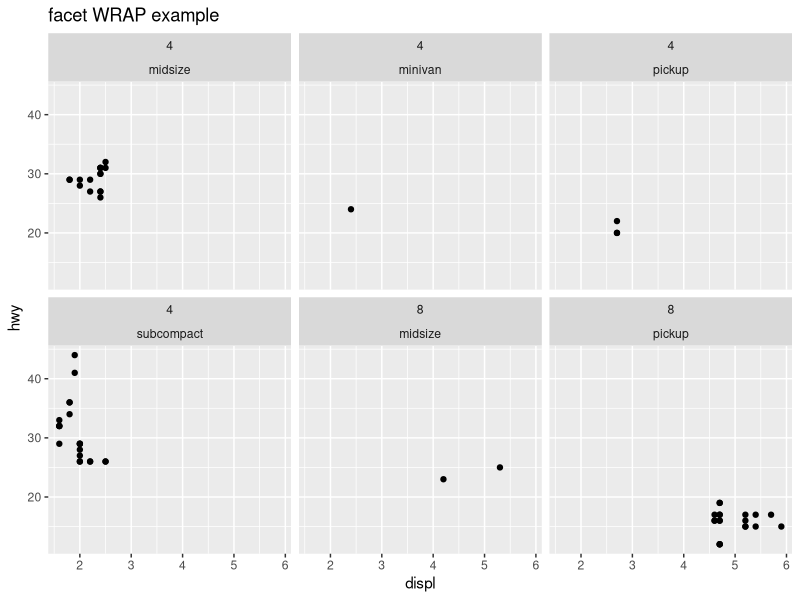
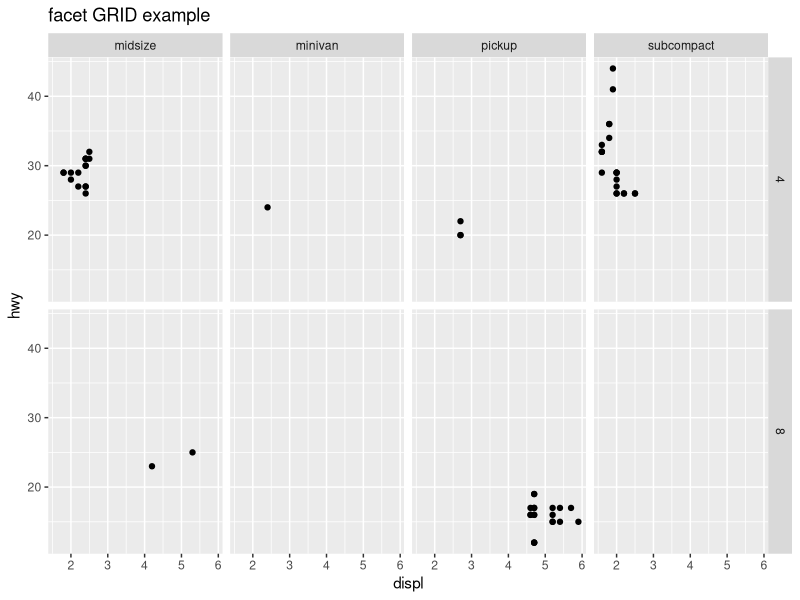
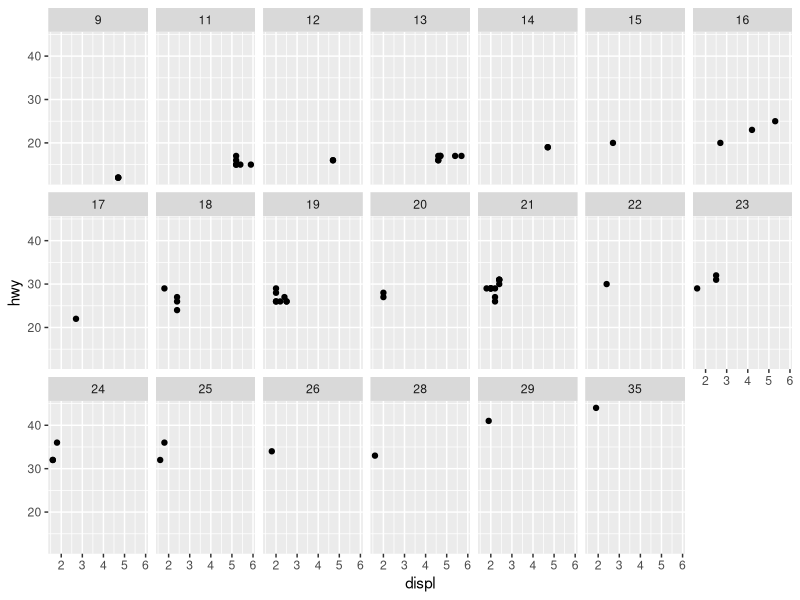
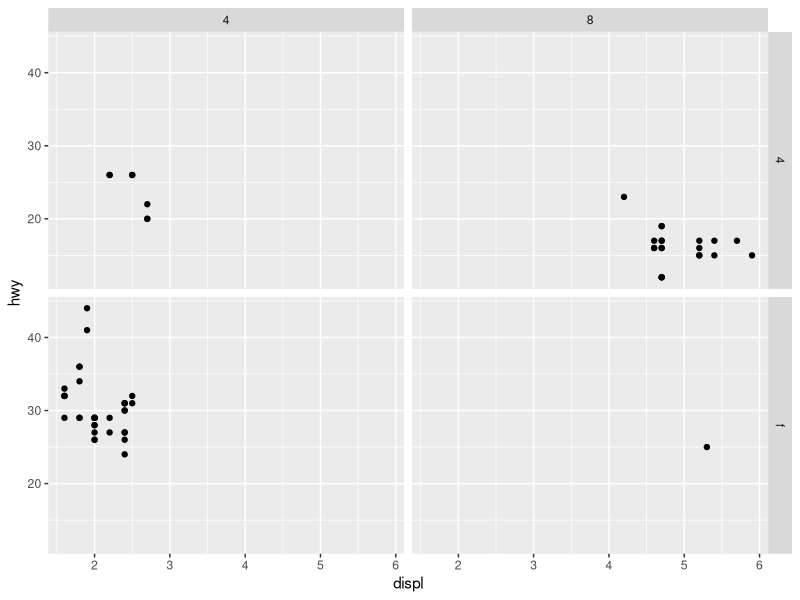
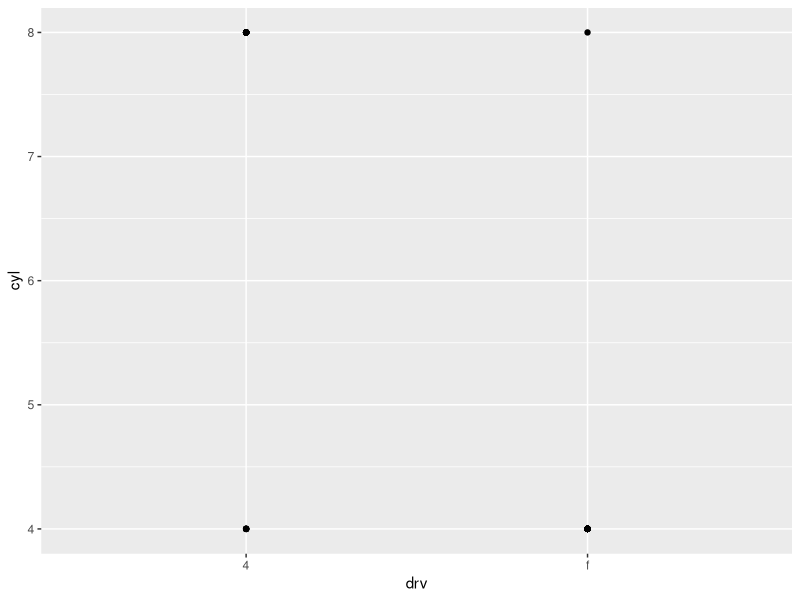
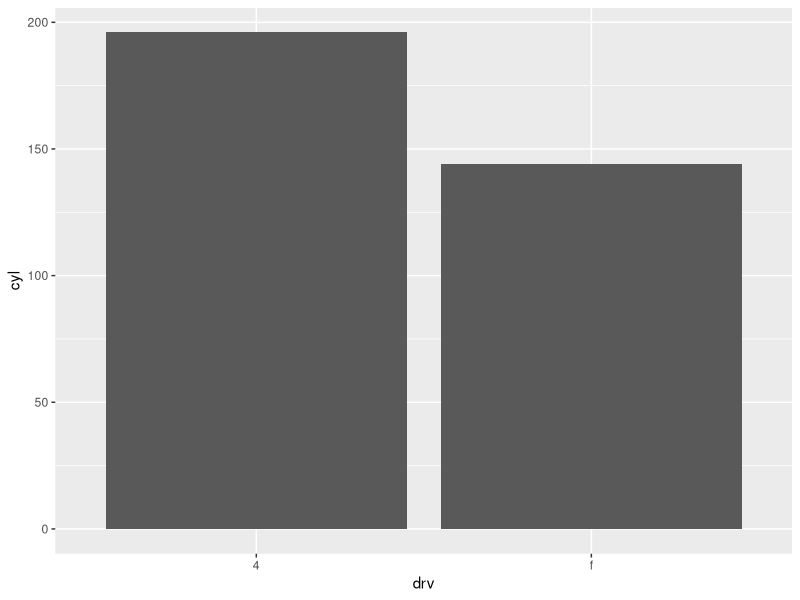
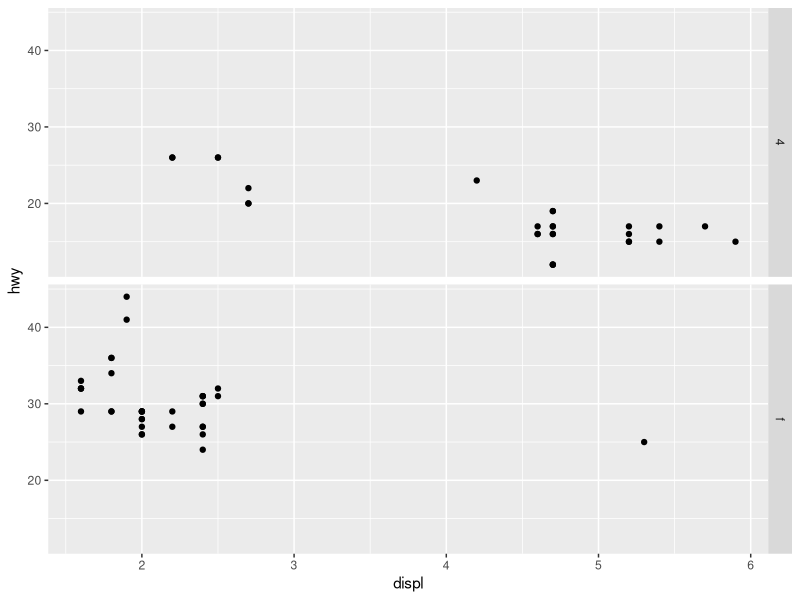
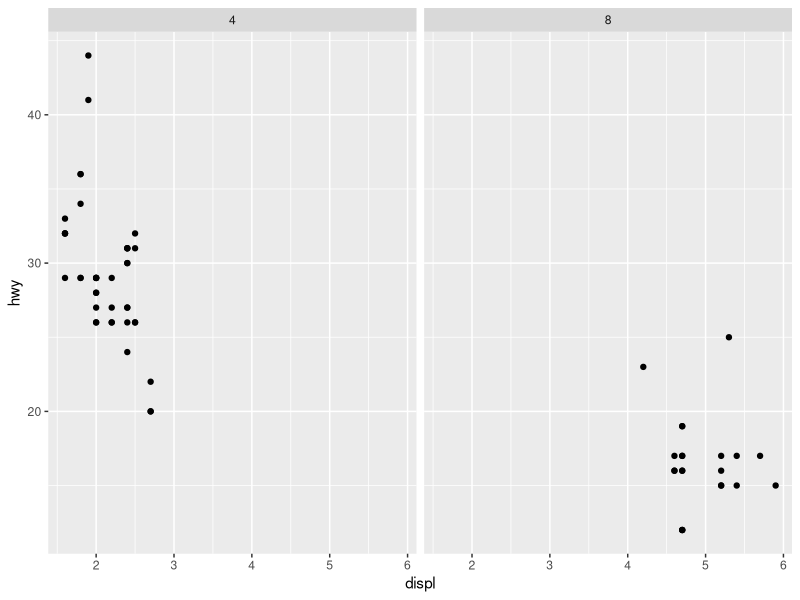

Write R code to recreate these figures, in order.
## ---- chunk 1
knitr::opts_chunk$set(echo = TRUE)
library(tidyverse)
library(ggplot2)
library(plyr)
## ---- chunk 2

# use smaller data set for facets example
mpg_ex <- subset(mpg, cyl != 5 & cyl!=6 & drv %in% c("4", "f") 
                 & class != "2seater" & class!="compact" & class!= "suv")

 ggplot(data = mpg_ex) + 
    geom_point(mapping = aes(x = displ, y = hwy)) +
    facet_wrap(cyl~class)  +
  labs(title="facet WRAP example")

## ---- chunk 3
 ggplot(data = mpg_ex) + 
    geom_point(mapping = aes(x = displ, y = hwy)) +
    facet_grid(cyl~class) +
  labs(title="facet GRID example")
## ---- chunk 4
   ggplot(data = mpg_ex) + 
    geom_point(mapping = aes(x = displ, y = hwy)) +
    facet_wrap(. ~ cty, nrow=3)

## ---- chunk 5
 ggplot(data = mpg_ex) + 
   geom_point(mapping = aes(x = displ, y = hwy)) +
    facet_grid(drv~cyl)
    
## ---- chunk 6
 ggplot(data = mpg_ex) + 
   geom_point(mapping = aes(x = drv, y = cyl))
## ---- chunk 7
 ggplot(data = mpg_ex) + 
   geom_col(mapping = aes(x = drv, y=cyl))

## ---- chunk 8
 ggplot(data = mpg_ex) + 
    geom_point(mapping = aes(x = displ, y = hwy)) +
    facet_grid(drv ~ .)
 ggplot(data = mpg_ex) + 
    geom_point(mapping = aes(x = displ, y = hwy)) +
    facet_grid(. ~ cyl)
 
## ---- chunk 9
   ggplot(data = mpg_ex) + 
     geom_point(mapping = aes(x = displ, y = hwy)) +
     facet_wrap(~ class, nrow=2)
## ---- chunk 10
   ggplot(data = mpg_ex) + 
     geom_point(mapping = aes(x = displ, y = hwy, color=class))
## ---- chunk 11
 ggplot(data = mpg) + 
   geom_point(mapping = aes(x = displ, y = hwy)) +
   facet_grid( cyl~ drv, scales = "fixed")

 ggplot(data = mpg) + 
   geom_point(mapping = aes(x = displ, y = hwy)) +
   facet_wrap( drv~cyl, scales = "fixed")
## ---- chunk 12
ggplot(data = mpg, mapping = aes(x = displ, y = hwy)) +
  geom_line()
## ---- chunk 13
ggplot(data = mpg, mapping = aes(x = displ, y = hwy, group = drv)) +
  geom_boxplot()
## ---- chunk 14
ggplot(data = mpg, mapping = aes(x = displ)) +
  geom_histogram()
## ---- chunk 15
ggplot(data = mpg, mapping = aes(x = displ, y = hwy, color = drv))

## ---- chunk 16
ggplot(data = mpg, mapping = aes(x = displ, y = hwy, color = drv)) + 
  geom_point() + 
  geom_smooth(se = FALSE)
## ---- chunk 17
ggplot(data = mpg, mapping = aes(x = displ, y = hwy, color = drv)) + 
  geom_point() + 
  geom_smooth(show.legend = FALSE)

ggplot(data = mpg, mapping = aes(x = displ, y = hwy, color = drv)) + 
  geom_point() + 
  geom_smooth()
## ---- chunk 18
ggplot(data = mpg, mapping = aes(x = displ, y = hwy, color = drv)) + 
  geom_point() + 
  geom_smooth(se = FALSE)
#?geom_smooth

ggplot(data = mpg, mapping = aes(x = displ, y = hwy, color = drv)) + 
  geom_point() + 
  geom_smooth()
## ---- chunk 19
ggplot(data = mpg, mapping = aes(x = displ, y = hwy)) + 
  geom_point() + 
  geom_smooth()

ggplot() + 
  geom_point(data = mpg, mapping = aes(x = displ, y = hwy)) + 
  geom_smooth(data = mpg, mapping = aes(x = displ, y = hwy))
## ---- chunk 20
ggplot(data = mpg, mapping = aes(x = displ, y = hwy)) + 
  geom_point() + 
  geom_smooth(se = FALSE)
## ---- chunk 21
ggplot(data = mpg, mapping = aes(x = displ, y = hwy)) + 
  geom_point() + 
  geom_smooth(se = FALSE)
## ---- chunk 22
ggplot(data = mpg, mapping = aes(x = displ, y = hwy, color = drv)) + 
  geom_point() + 
  geom_smooth(se = FALSE)
## ---- chunk 23
ggplot(data = mpg, mapping = aes(x = displ, y = hwy)) + 
  geom_point(mapping = aes(color = drv)) + 
    geom_smooth(se = FALSE, show.legend = FALSE)
## ---- chunk 24
ggplot(data = mpg, mapping = aes(x = displ, y = hwy)) + 
  geom_point(mapping = aes(color = drv)) +
  geom_smooth(mapping = aes(linetype = drv), se = FALSE)
## ---- chunk 25
ggplot(data = mpg, mapping = aes(x = displ, y = hwy)) + 
  geom_point(mapping = aes(fill = drv), shape = 21, stroke = 2, color = "white", size = 3)
## ---- chunk 26
ggplot(data = diamonds) + 
  stat_summary(
    mapping = aes(x = cut, y = depth),
    fun.min = min,
    fun.max = max,
    fun = median
  )
## ---- chunk 27
# d <- diamonds %>% 
#   group_by(cut) %>% 
#   summarise(min = min(depth), max = max(depth), median = median(depth))
# 
# ggplot(data = d) +
#   geom_pointrange(aes(x = cut, y = median, ymin = min, ymax = max))
## ---- chunk 28
ggplot(data = diamonds) + 
  geom_bar(mapping = aes(x = cut, y = ..prop..))
## ---- chunk 29
ggplot(data = diamonds) + 
  geom_bar(mapping = aes(x = cut, colour = cut))
ggplot(data = diamonds) + 
  geom_bar(mapping = aes(x = cut, fill = cut))
## ---- chunk 30
ggplot(data = diamonds) + 
  geom_bar(mapping = aes(x = cut, fill = clarity))
## ---- chunk 31
ggplot(data = diamonds, mapping = aes(x = cut, fill = clarity)) + 
  geom_bar(alpha = 1/5, position = "identity")
ggplot(data = diamonds, mapping = aes(x = cut, colour = clarity)) + 
  geom_bar(fill = NA, position = "identity")
## ---- chunk 32
ggplot(data = diamonds) + 
  geom_bar(mapping = aes(x = cut, fill = clarity), position = "fill")
## ---- chunk 33
ggplot(data = diamonds) + 
  geom_bar(mapping = aes(x = cut, fill = clarity), position = "dodge")
## ---- chunk 34
ggplot(data = mpg) + 
  geom_point(mapping = aes(x = displ, y = hwy), position = "jitter")
## ---- chunk 35
ggplot(data = mpg, mapping = aes(x = cty, y = hwy)) + 
  geom_point()
## ---- chunk 36
ggplot(data = mpg) + 
  geom_point(mapping = aes(x=cty, y=hwy), position = "jitter")
## ---- chunk 37
#geom_jitter()
## ---- chunk 38
#?geom_count()
## ---- chunk 39
#?geom_boxplot()
## ---- chunk 40
ggplot(data = mpg) + 
  geom_boxplot(mapping = aes(trans,hwy))
## ---- chunk 41

# Playing with bar and polar charts
bar <- ggplot(data = mtcars) +
  geom_bar(
    mapping = aes(x=cyl, fill=cyl),
    show.legend = FALSE,
    width = 1
  ) +
  theme(aspect.ratio = 1) 

bar + coord_flip() + labs(title = "No of Models by Cylinders")
bar + coord_polar() + labs(title = "No of Models by Cylinders ")
bar + labs(title="No of Models by Cylinders")

# Trying out abline and fixed

ggplot(data=mpg, mapping = aes(x = cty, y=hwy)) +
  geom_point() +
  geom_abline() +
  coord_fixed()
  
